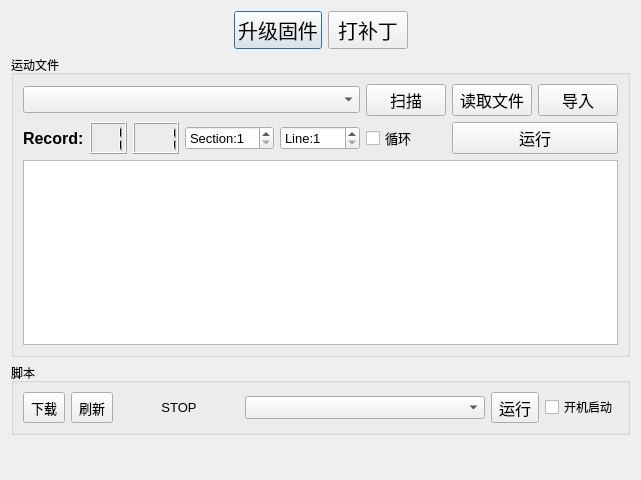
<?xml version="1.0" encoding="UTF-8"?>
<ui version="4.0">
 <class>TestPanelDialog</class>
 <widget class="QDialog" name="TestPanelDialog">
  <property name="geometry">
   <rect>
    <x>0</x>
    <y>0</y>
    <width>641</width>
    <height>480</height>
   </rect>
  </property>
  <property name="windowTitle">
   <string>测试面板</string>
  </property>
  <layout class="QGridLayout" name="gridLayout">
   <item row="0" column="0">
    <spacer name="horizontalSpacer_2">
     <property name="orientation">
      <enum>Qt::Horizontal</enum>
     </property>
     <property name="sizeHint" stdset="0">
      <size>
       <width>40</width>
       <height>20</height>
      </size>
     </property>
    </spacer>
   </item>
   <item row="0" column="3">
    <spacer name="horizontalSpacer">
     <property name="orientation">
      <enum>Qt::Horizontal</enum>
     </property>
     <property name="sizeHint" stdset="0">
      <size>
       <width>40</width>
       <height>20</height>
      </size>
     </property>
    </spacer>
   </item>
   <item row="0" column="1">
    <widget class="QPushButton" name="pushButton_updateFirmware">
     <property name="font">
      <font>
       <pointsize>15</pointsize>
      </font>
     </property>
     <property name="statusTip">
      <string>给MRH-T升级固件</string>
     </property>
     <property name="text">
      <string>升级固件</string>
     </property>
    </widget>
   </item>
   <item row="0" column="2">
    <widget class="QPushButton" name="pushButton_system_patch">
     <property name="font">
      <font>
       <pointsize>15</pointsize>
      </font>
     </property>
     <property name="text">
      <string>打补丁</string>
     </property>
    </widget>
   </item>
   <item row="1" column="0" colspan="4">
    <widget class="QGroupBox" name="groupBox">
     <property name="title">
      <string>运动文件</string>
     </property>
     <layout class="QGridLayout" name="gridLayout_2">
      <item row="3" column="0" colspan="8">
       <widget class="QTextBrowser" name="textBrowser"/>
      </item>
      <item row="0" column="5">
       <widget class="QPushButton" name="pushButton_ScanMotionFile">
        <property name="sizePolicy">
         <sizepolicy hsizetype="Fixed" vsizetype="Fixed">
          <horstretch>0</horstretch>
          <verstretch>0</verstretch>
         </sizepolicy>
        </property>
        <property name="font">
         <font>
          <pointsize>12</pointsize>
         </font>
        </property>
        <property name="text">
         <string>扫描</string>
        </property>
       </widget>
      </item>
      <item row="0" column="0" colspan="5">
       <widget class="QComboBox" name="comboBox_MotionFile">
        <property name="font">
         <font>
          <pointsize>12</pointsize>
         </font>
        </property>
       </widget>
      </item>
      <item row="0" column="6">
       <widget class="QPushButton" name="pushButton_ReadMotionFile">
        <property name="sizePolicy">
         <sizepolicy hsizetype="Fixed" vsizetype="Fixed">
          <horstretch>0</horstretch>
          <verstretch>0</verstretch>
         </sizepolicy>
        </property>
        <property name="font">
         <font>
          <pointsize>12</pointsize>
         </font>
        </property>
        <property name="text">
         <string>读取文件</string>
        </property>
       </widget>
      </item>
      <item row="2" column="0">
       <widget class="QLabel" name="labelRecord">
        <property name="sizePolicy">
         <sizepolicy hsizetype="Fixed" vsizetype="Preferred">
          <horstretch>0</horstretch>
          <verstretch>0</verstretch>
         </sizepolicy>
        </property>
        <property name="font">
         <font>
          <pointsize>12</pointsize>
          <weight>75</weight>
          <bold>true</bold>
         </font>
        </property>
        <property name="text">
         <string>Record:</string>
        </property>
       </widget>
      </item>
      <item row="2" column="1">
       <widget class="QLCDNumber" name="lcdNumber_section">
        <property name="sizePolicy">
         <sizepolicy hsizetype="Fixed" vsizetype="Minimum">
          <horstretch>0</horstretch>
          <verstretch>0</verstretch>
         </sizepolicy>
        </property>
        <property name="font">
         <font>
          <pointsize>12</pointsize>
          <weight>75</weight>
          <bold>true</bold>
         </font>
        </property>
        <property name="digitCount">
         <number>2</number>
        </property>
        <property name="intValue" stdset="0">
         <number>1</number>
        </property>
       </widget>
      </item>
      <item row="2" column="2">
       <widget class="QLCDNumber" name="lcdNumber_record">
        <property name="sizePolicy">
         <sizepolicy hsizetype="Fixed" vsizetype="Minimum">
          <horstretch>0</horstretch>
          <verstretch>0</verstretch>
         </sizepolicy>
        </property>
        <property name="font">
         <font>
          <pointsize>12</pointsize>
          <weight>75</weight>
          <bold>true</bold>
         </font>
        </property>
        <property name="digitCount">
         <number>3</number>
        </property>
        <property name="intValue" stdset="0">
         <number>1</number>
        </property>
       </widget>
      </item>
      <item row="2" column="3">
       <widget class="QSpinBox" name="spinBox_section">
        <property name="font">
         <font>
          <pointsize>10</pointsize>
         </font>
        </property>
        <property name="prefix">
         <string>Section:</string>
        </property>
        <property name="minimum">
         <number>1</number>
        </property>
        <property name="maximum">
         <number>31</number>
        </property>
       </widget>
      </item>
      <item row="2" column="6" colspan="2">
       <widget class="QPushButton" name="pushButton_MotionRunStop">
        <property name="sizePolicy">
         <sizepolicy hsizetype="Preferred" vsizetype="Fixed">
          <horstretch>0</horstretch>
          <verstretch>0</verstretch>
         </sizepolicy>
        </property>
        <property name="font">
         <font>
          <pointsize>12</pointsize>
         </font>
        </property>
        <property name="text">
         <string>运行</string>
        </property>
       </widget>
      </item>
      <item row="2" column="4">
       <widget class="QSpinBox" name="spinBox_record">
        <property name="font">
         <font>
          <pointsize>10</pointsize>
         </font>
        </property>
        <property name="prefix">
         <string>Line:</string>
        </property>
        <property name="minimum">
         <number>1</number>
        </property>
        <property name="maximum">
         <number>999</number>
        </property>
       </widget>
      </item>
      <item row="0" column="7">
       <widget class="QPushButton" name="pushButton_ImportMotionFile">
        <property name="sizePolicy">
         <sizepolicy hsizetype="Fixed" vsizetype="Fixed">
          <horstretch>0</horstretch>
          <verstretch>0</verstretch>
         </sizepolicy>
        </property>
        <property name="font">
         <font>
          <pointsize>12</pointsize>
         </font>
        </property>
        <property name="text">
         <string>导入</string>
        </property>
       </widget>
      </item>
      <item row="2" column="5">
       <widget class="QCheckBox" name="checkBox_Cyclic">
        <property name="sizePolicy">
         <sizepolicy hsizetype="Fixed" vsizetype="Fixed">
          <horstretch>0</horstretch>
          <verstretch>0</verstretch>
         </sizepolicy>
        </property>
        <property name="font">
         <font>
          <pointsize>10</pointsize>
         </font>
        </property>
        <property name="text">
         <string>循环</string>
        </property>
       </widget>
      </item>
     </layout>
    </widget>
   </item>
   <item row="4" column="0">
    <spacer name="verticalSpacer">
     <property name="orientation">
      <enum>Qt::Vertical</enum>
     </property>
     <property name="sizeHint" stdset="0">
      <size>
       <width>20</width>
       <height>40</height>
      </size>
     </property>
    </spacer>
   </item>
   <item row="2" column="0" colspan="4">
    <widget class="QGroupBox" name="groupBox_script">
     <property name="title">
      <string>脚本</string>
     </property>
     <layout class="QGridLayout" name="gridLayout_3">
      <item row="0" column="0">
       <layout class="QHBoxLayout" name="horizontalLayout">
        <item>
         <widget class="QToolButton" name="toolButton_script_download">
          <property name="sizePolicy">
           <sizepolicy hsizetype="Fixed" vsizetype="Preferred">
            <horstretch>0</horstretch>
            <verstretch>0</verstretch>
           </sizepolicy>
          </property>
          <property name="font">
           <font>
            <pointsize>10</pointsize>
           </font>
          </property>
          <property name="text">
           <string>下载</string>
          </property>
         </widget>
        </item>
        <item>
         <widget class="QToolButton" name="toolButton_script_update">
          <property name="sizePolicy">
           <sizepolicy hsizetype="Fixed" vsizetype="Preferred">
            <horstretch>0</horstretch>
            <verstretch>0</verstretch>
           </sizepolicy>
          </property>
          <property name="font">
           <font>
            <pointsize>10</pointsize>
           </font>
          </property>
          <property name="text">
           <string>刷新</string>
          </property>
         </widget>
        </item>
        <item>
         <widget class="QLabel" name="label_script_running_status">
          <property name="maximumSize">
           <size>
            <width>120</width>
            <height>16777215</height>
           </size>
          </property>
          <property name="font">
           <font>
            <pointsize>10</pointsize>
           </font>
          </property>
          <property name="text">
           <string>STOP</string>
          </property>
          <property name="alignment">
           <set>Qt::AlignCenter</set>
          </property>
         </widget>
        </item>
        <item>
         <widget class="QComboBox" name="comboBox_script_filelist">
          <property name="minimumSize">
           <size>
            <width>150</width>
            <height>0</height>
           </size>
          </property>
          <property name="font">
           <font>
            <pointsize>10</pointsize>
           </font>
          </property>
         </widget>
        </item>
        <item>
         <widget class="QToolButton" name="toolButton_scriptStartStop">
          <property name="sizePolicy">
           <sizepolicy hsizetype="Fixed" vsizetype="Fixed">
            <horstretch>0</horstretch>
            <verstretch>0</verstretch>
           </sizepolicy>
          </property>
          <property name="font">
           <font>
            <pointsize>12</pointsize>
           </font>
          </property>
          <property name="text">
           <string>运行</string>
          </property>
         </widget>
        </item>
        <item>
         <widget class="QCheckBox" name="checkBox_script_boot">
          <property name="sizePolicy">
           <sizepolicy hsizetype="Fixed" vsizetype="Fixed">
            <horstretch>0</horstretch>
            <verstretch>0</verstretch>
           </sizepolicy>
          </property>
          <property name="text">
           <string>开机启动</string>
          </property>
         </widget>
        </item>
       </layout>
      </item>
     </layout>
    </widget>
   </item>
  </layout>
 </widget>
 <tabstops>
  <tabstop>pushButton_updateFirmware</tabstop>
  <tabstop>pushButton_system_patch</tabstop>
  <tabstop>comboBox_MotionFile</tabstop>
  <tabstop>pushButton_ScanMotionFile</tabstop>
  <tabstop>pushButton_ReadMotionFile</tabstop>
  <tabstop>pushButton_ImportMotionFile</tabstop>
  <tabstop>spinBox_section</tabstop>
  <tabstop>spinBox_record</tabstop>
  <tabstop>checkBox_Cyclic</tabstop>
  <tabstop>pushButton_MotionRunStop</tabstop>
  <tabstop>textBrowser</tabstop>
  <tabstop>toolButton_script_download</tabstop>
  <tabstop>toolButton_script_update</tabstop>
  <tabstop>comboBox_script_filelist</tabstop>
  <tabstop>toolButton_scriptStartStop</tabstop>
  <tabstop>checkBox_script_boot</tabstop>
 </tabstops>
 <resources/>
 <connections/>
</ui>
